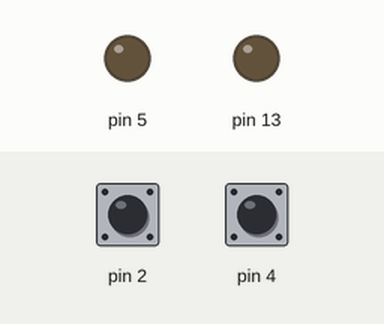
Recording of a sketch running on a simulated Arduino Uno, built with avr-gcc and run on an emulated ATmega328P. Parts: output pins drawn as LEDs (lit = HIGH). The test bench sets the inputs (shaded band); at power-on: pin 2 HIGH, pin 4 HIGH.

Above: at 1.2 s.
1.3 s: pin 2 pulled LOW for 0.15 s
At 1.37 s:
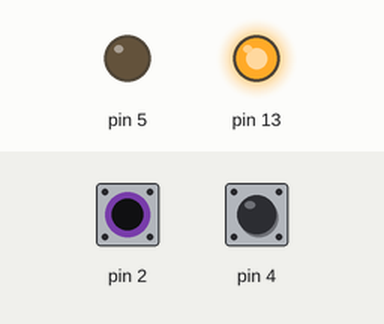
2.9 s: pin 4 pulled LOW for 0.15 s
At 2.97 s:
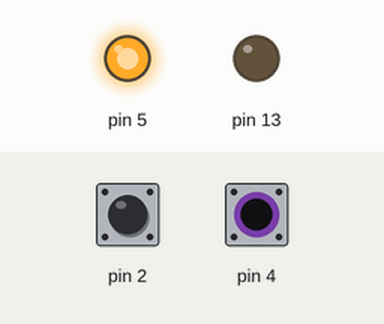
4.5 s: pin 4 pulled LOW for 3.2 s
At 8.6 s:
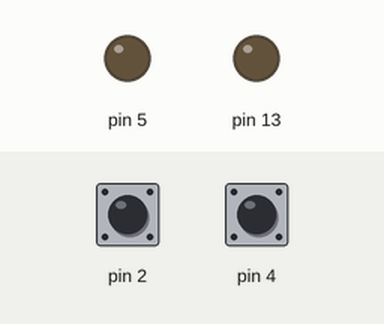
9.2 s: pin 2 pulled LOW for 3.2 s
At 9.7 s:
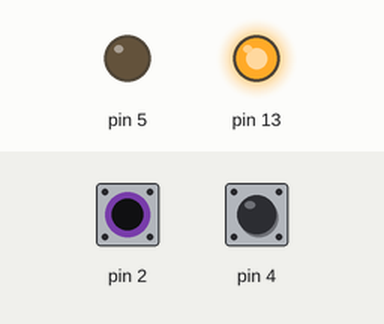
13.9 s: pin 2 driven LOW and pin 4 driven LOW
At 14.5 s:
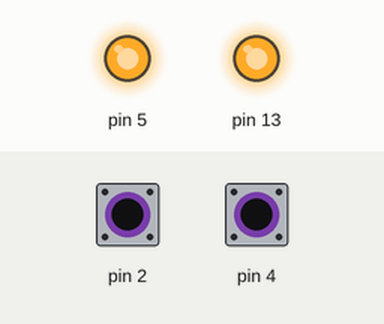
Timing chart, 0 to 16.4 s (numbered marks = the images above; inputs shaded):
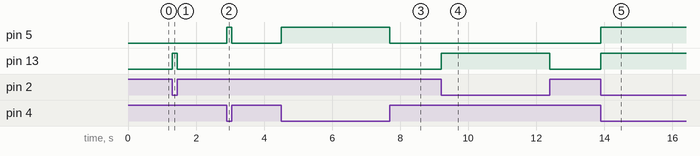

The sketch:

Exercicio03-LedButton.ino
```cpp
void setup() {
   pinMode (2, INPUT_PULLUP);
   pinMode (13, OUTPUT);

   pinMode (4, INPUT_PULLUP);
   pinMode (5, OUTPUT);


}

void loop() {


   digitalWrite (13, 1-digitalRead (2));
   digitalWrite (5, 1-digitalRead (4)); //-1 altera para a tecla acender ao inves de apagar quando preciono o botão

}
```

Measured:
- after the input at 1.3 s, pin 13: LOW → HIGH at once, → LOW 0.15 s later
- after the input at 2.9 s, pin 5: LOW → HIGH at once, → LOW 0.15 s later
- after the input at 4.5 s, pin 5: LOW → HIGH at once, → LOW 3.2 s later
- after the input at 9.2 s, pin 13: LOW → HIGH at once, → LOW 3.2 s later
- after the input at 13.9 s, pin 5, pin 13: LOW → HIGH at once
